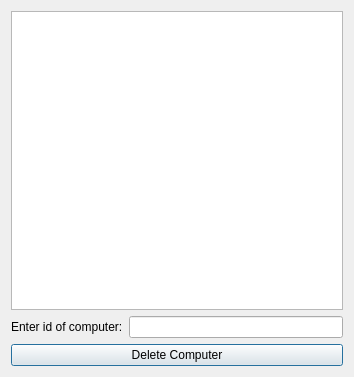
<?xml version="1.0" encoding="UTF-8"?>
<ui version="4.0">
 <class>deletec</class>
 <widget class="QDialog" name="deletec">
  <property name="geometry">
   <rect>
    <x>0</x>
    <y>0</y>
    <width>354</width>
    <height>377</height>
   </rect>
  </property>
  <property name="windowTitle">
   <string>Dialog</string>
  </property>
  <layout class="QVBoxLayout" name="verticalLayout">
   <item>
    <widget class="QTableWidget" name="tableWidget"/>
   </item>
   <item>
    <layout class="QHBoxLayout" name="horizontalLayout">
     <item>
      <widget class="QLabel" name="label">
       <property name="text">
        <string>Enter id of computer:</string>
       </property>
      </widget>
     </item>
     <item>
      <widget class="QLineEdit" name="lineEdit"/>
     </item>
    </layout>
   </item>
   <item>
    <widget class="QPushButton" name="pushButton">
     <property name="text">
      <string>Delete Computer</string>
     </property>
    </widget>
   </item>
  </layout>
 </widget>
 <resources/>
 <connections/>
</ui>
